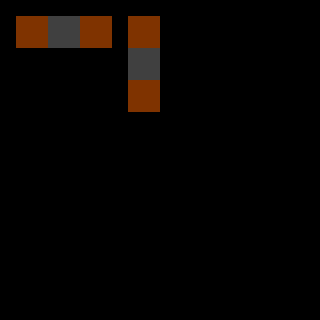

Tiled map render using the project's own tile images. Description and the whole map definition, tile-layer contents included, below:
An orthogonal 20x20 tile map with 16x16 px tiles, 2 tile layers (regions, input_set), 1 hidden layer not drawn.

<map version="1.0" orientation="orthogonal" renderorder="right-down" width="20" height="20" tilewidth="16" tileheight="16" nextobjectid="6">
 <properties>
  <property name="NoOverlappingRules" value="true" />
 </properties>
 <tileset firstgid="1" name="ruleset" tilewidth="16" tileheight="16" tilecount="60" columns="10">
  <image source="../tilesets/ruleset.png" width="160" height="96" />
 </tileset>
 <layer name="regions" width="20" height="20">
  <data encoding="csv">
0,0,0,0,0,0,0,0,0,0,0,0,0,0,0,0,0,0,0,0,
0,1,1,1,1,1,1,0,1,1,0,0,0,0,0,0,0,0,0,0,
0,1,1,1,1,1,1,0,1,1,0,0,0,0,0,0,0,0,0,0,
0,0,0,0,0,0,0,0,1,1,0,0,0,0,0,0,0,0,0,0,
0,0,0,0,0,0,0,0,1,1,0,0,0,0,0,0,0,0,0,0,
0,0,0,0,0,0,0,0,1,1,0,0,0,0,0,0,0,0,0,0,
0,0,0,0,0,0,0,0,1,1,0,0,0,0,0,0,0,0,0,0,
0,0,0,0,0,0,0,0,0,0,0,0,0,0,0,0,0,0,0,0,
0,0,0,0,0,0,0,0,0,0,0,0,0,0,0,0,0,0,0,0,
0,0,0,0,0,0,0,0,0,0,0,0,0,0,0,0,0,0,0,0,
0,0,0,0,0,0,0,0,0,0,0,0,0,0,0,0,0,0,0,0,
0,0,0,0,0,0,0,0,0,0,0,0,0,0,0,0,0,0,0,0,
0,0,0,0,0,0,0,0,0,0,0,0,0,0,0,0,0,0,0,0,
0,0,0,0,0,0,0,0,0,0,0,0,0,0,0,0,0,0,0,0,
0,0,0,0,0,0,0,0,0,0,0,0,0,0,0,0,0,0,0,0,
0,0,0,0,0,0,0,0,0,0,0,0,0,0,0,0,0,0,0,0,
0,0,0,0,0,0,0,0,0,0,0,0,0,0,0,0,0,0,0,0,
0,0,0,0,0,0,0,0,0,0,0,0,0,0,0,0,0,0,0,0,
0,0,0,0,0,0,0,0,0,0,0,0,0,0,0,0,0,0,0,0,
0,0,0,0,0,0,0,0,0,0,0,0,0,0,0,0,0,0,0,0
</data>
 </layer>
 <layer name="input_set" width="20" height="20">
  <data encoding="csv">
0,0,0,0,0,0,0,0,0,0,0,0,0,0,0,0,0,0,0,0,
0,13,13,4,4,13,13,0,13,13,0,0,0,0,0,0,0,0,0,0,
0,13,13,4,4,13,13,0,13,13,0,0,0,0,0,0,0,0,0,0,
0,0,0,0,0,0,0,0,4,4,0,0,0,0,0,0,0,0,0,0,
0,0,0,0,0,0,0,0,4,4,0,0,0,0,0,0,0,0,0,0,
0,0,0,0,0,0,0,0,13,13,0,0,0,0,0,0,0,0,0,0,
0,0,0,0,0,0,0,0,13,13,0,0,0,0,0,0,0,0,0,0,
0,0,0,0,0,0,0,0,0,0,0,0,0,0,0,0,0,0,0,0,
0,0,0,0,0,0,0,0,0,0,0,0,0,0,0,0,0,0,0,0,
0,0,0,0,0,0,0,0,0,0,0,0,0,0,0,0,0,0,0,0,
0,0,0,0,0,0,0,0,0,0,0,0,0,0,0,0,0,0,0,0,
0,0,0,0,0,0,0,0,0,0,0,0,0,0,0,0,0,0,0,0,
0,0,0,0,0,0,0,0,0,0,0,0,0,0,0,0,0,0,0,0,
0,0,0,0,0,0,0,0,0,0,0,0,0,0,0,0,0,0,0,0,
0,0,0,0,0,0,0,0,0,0,0,0,0,0,0,0,0,0,0,0,
0,0,0,0,0,0,0,0,0,0,0,0,0,0,0,0,0,0,0,0,
0,0,0,0,0,0,0,0,0,0,0,0,0,0,0,0,0,0,0,0,
0,0,0,0,0,0,0,0,0,0,0,0,0,0,0,0,0,0,0,0,
0,0,0,0,0,0,0,0,0,0,0,0,0,0,0,0,0,0,0,0,
0,0,0,0,0,0,0,0,0,0,0,0,0,0,0,0,0,0,0,0
</data>
 </layer>
 <layer name="output_set" width="20" height="20" visible="0">
  <data encoding="csv">
0,0,0,0,0,0,0,0,0,0,0,0,0,0,0,0,0,0,0,0,
0,0,0,13,13,0,0,0,0,0,0,0,0,0,0,0,0,0,0,0,
0,0,0,13,13,0,0,0,0,0,0,0,0,0,0,0,0,0,0,0,
0,0,0,0,0,0,0,0,13,13,0,0,0,0,0,0,0,0,0,0,
0,0,0,0,0,0,0,0,13,13,0,0,0,0,0,0,0,0,0,0,
0,0,0,0,0,0,0,0,0,0,0,0,0,0,0,0,0,0,0,0,
0,0,0,0,0,0,0,0,0,0,0,0,0,0,0,0,0,0,0,0,
0,0,0,0,0,0,0,0,0,0,0,0,0,0,0,0,0,0,0,0,
0,0,0,0,0,0,0,0,0,0,0,0,0,0,0,0,0,0,0,0,
0,0,0,0,0,0,0,0,0,0,0,0,0,0,0,0,0,0,0,0,
0,0,0,0,0,0,0,0,0,0,0,0,0,0,0,0,0,0,0,0,
0,0,0,0,0,0,0,0,0,0,0,0,0,0,0,0,0,0,0,0,
0,0,0,0,0,0,0,0,0,0,0,0,0,0,0,0,0,0,0,0,
0,0,0,0,0,0,0,0,0,0,0,0,0,0,0,0,0,0,0,0,
0,0,0,0,0,0,0,0,0,0,0,0,0,0,0,0,0,0,0,0,
0,0,0,0,0,0,0,0,0,0,0,0,0,0,0,0,0,0,0,0,
0,0,0,0,0,0,0,0,0,0,0,0,0,0,0,0,0,0,0,0,
0,0,0,0,0,0,0,0,0,0,0,0,0,0,0,0,0,0,0,0,
0,0,0,0,0,0,0,0,0,0,0,0,0,0,0,0,0,0,0,0,
0,0,0,0,0,0,0,0,0,0,0,0,0,0,0,0,0,0,0,0
</data>
 </layer>
</map>
